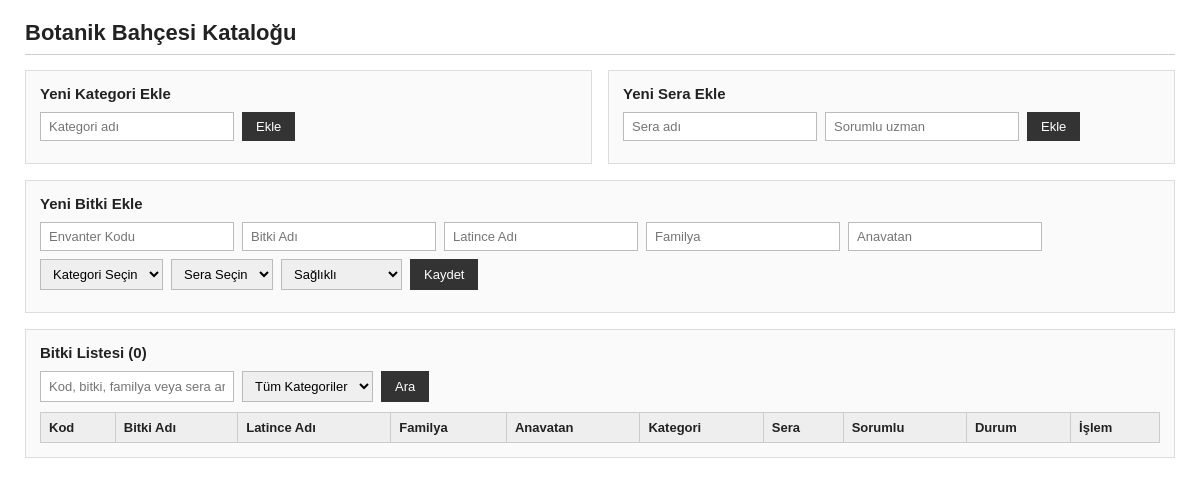
The app's page /, older data.
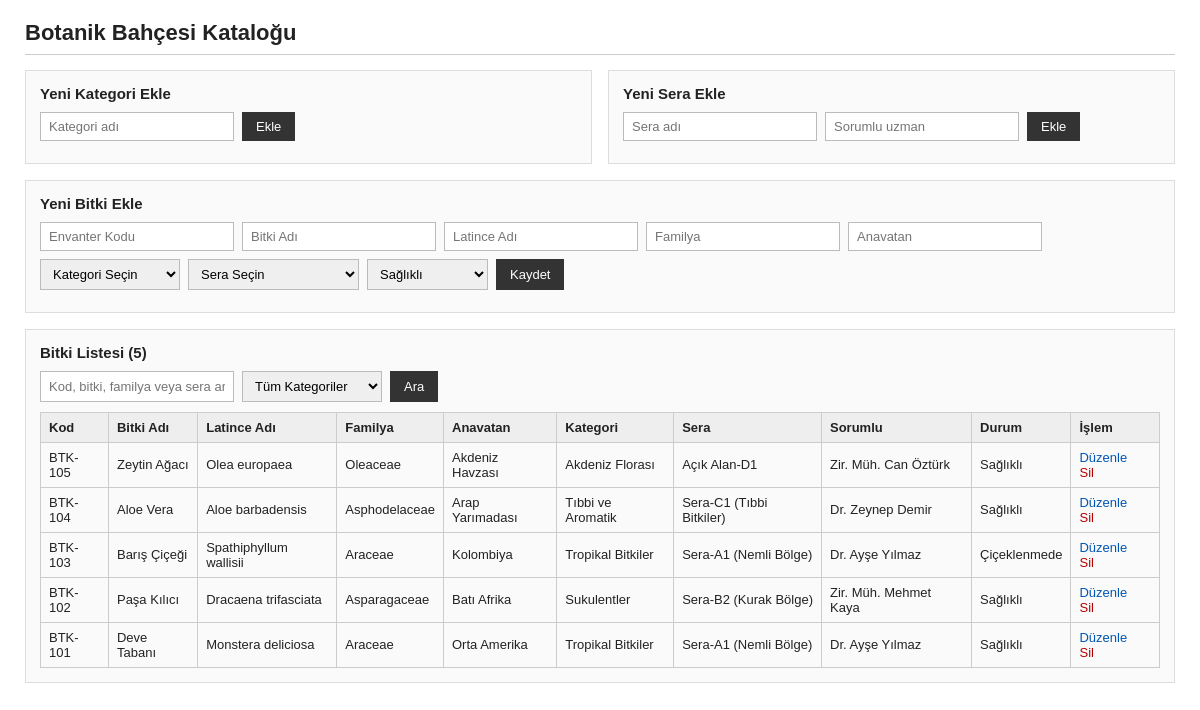
The same page, newer data.
### tables this page shows
CREATE TABLE bitkiler (
    id INTEGER PRIMARY KEY AUTOINCREMENT,
    envanter_kodu TEXT NOT NULL UNIQUE,
    bitki_adi TEXT NOT NULL,
    latince_adi TEXT NOT NULL,
    familya TEXT,
    anavatan TEXT,
    kategori_id INTEGER NOT NULL,
    sera_id INTEGER NOT NULL,
    durum TEXT,
    eklenme_tarihi TEXT,
    FOREIGN KEY (kategori_id) REFERENCES kategoriler(id),
    FOREIGN KEY (sera_id) REFERENCES seralar(id)
);

CREATE TABLE kategoriler (
    id INTEGER PRIMARY KEY AUTOINCREMENT,
    kategori_adi TEXT NOT NULL UNIQUE
);

CREATE TABLE seralar (
    id INTEGER PRIMARY KEY AUTOINCREMENT,
    sera_adi TEXT NOT NULL UNIQUE,
    sorumlu_uzman TEXT
);

### index.php (the view, shortened to what this page needs)
<?php
$db = get_db();
$db->exec('PRAGMA foreign_keys = ON;');
$duzenlenecek = null;
$arama = trim($_GET['q'] ?? '');
$sql = "
    SELECT b.id, b.envanter_kodu, b.bitki_adi, b.latince_adi, b.familya, b.anavatan,
           k.kategori_adi, s.sera_adi, s.sorumlu_uzman, b.durum
    FROM bitkiler b
    JOIN kategoriler k ON b.kategori_id = k.id
    JOIN seralar s ON b.sera_id = s.id
    WHERE 1=1
";
$params = [];
$sql .= " ORDER BY b.id DESC";
$stmt = $db->prepare($sql);
$stmt->execute($params);
$bitkiler = $stmt->fetchAll();
?>
<!DOCTYPE html>
<html lang="tr">
<head>
</head>
<body>
    <h1>Botanik Bahçesi Kataloğu</h1>
    <div class="ikili">
        <div class="kutu">
            <h3>Yeni Kategori Ekle</h3>
            <form method="POST" class="satir">
                <input type="text" name="yeni_kategori" placeholder="Kategori adı" required>
                <button type="submit" name="kategori_ekle">Ekle</button>
            </form>
        </div>
        <div class="kutu">
            <h3>Yeni Sera Ekle</h3>
            <form method="POST" class="satir">
                <input type="text" name="yeni_sera" placeholder="Sera adı" required>
                <input type="text" name="sorumlu_uzman" placeholder="Sorumlu uzman">
                <button type="submit" name="sera_ekle">Ekle</button>
            </form>
        </div>
    </div>
    <div class="kutu">
        <h3><?= $duzenlenecek ? 'Kaydı Düzenle (' . htmlspecialchars($duzenlenecek['envanter_kodu']) . ')' : 'Yeni Bitki Ekle' ?></h3>
        <form method="POST">
            <div class="satir">
                <?php if (!$duzenlenecek): ?>
                    <input type="text" name="envanter_kodu" placeholder="Envanter Kodu" required>
                <?php endif; ?>
                <input type="text" name="bitki_adi" placeholder="Bitki Adı" value="<?= htmlspecialchars($duzenlenecek['bitki_adi'] ?? '') ?>" required>
                <input type="text" name="latince_adi" placeholder="Latince Adı" value="<?= htmlspecialchars($duzenlenecek['latince_adi'] ?? '') ?>" required>
                <input type="text" name="familya" placeholder="Familya" value="<?= htmlspecialchars($duzenlenecek['familya'] ?? '') ?>">
                <input type="text" name="anavatan" placeholder="Anavatan" value="<?= htmlspecialchars($duzenlenecek['anavatan'] ?? '') ?>">
                <select name="kategori_id" required>
                    <option value="">Kategori Seçin</option>
                </select>
                <select name="sera_id" required>
                    <option value="">Sera Seçin</option>
                </select>
                <select name="durum">
                    <?php foreach (['Sağlıklı', 'Çiçeklenmede', 'Bakımda'] as $d): ?>
                        <option value="<?= $d ?>" <?= ($duzenlenecek && $duzenlenecek['durum'] === $d) ? 'selected' : '' ?>><?= $d ?></option>
                    <?php endforeach; ?>
                </select>
                <?php if ($duzenlenecek): ?>
                    <button type="submit" name="bitki_guncelle">Güncelle</button>
                    <a href="index.php" class="link-btn">İptal</a>
                <?php else: ?>
                    <button type="submit" name="bitki_ekle">Kaydet</button>
                <?php endif; ?>
            </div>
        </form>
    </div>
    <div class="kutu">
        <h3>Bitki Listesi (<?= count($bitkiler) ?>)</h3>
        <form method="GET" class="satir">
            <input type="text" name="q" placeholder="Kod, bitki, familya veya sera ara..." value="<?= htmlspecialchars($arama) ?>">
            <select name="kat">
                <option value="">Tüm Kategoriler</option>
            </select>
            <button type="submit">Ara</button>
        </form>
        <table>
            <thead>
                <tr>
                    <th>Kod</th>
                    <th>Bitki Adı</th>
                    <th>Latince Adı</th>
                    <th>Familya</th>
                    <th>Anavatan</th>
                    <th>Kategori</th>
                    <th>Sera</th>
                    <th>Sorumlu</th>
                    <th>Durum</th>
                    <th>İşlem</th>
                </tr>
            </thead>
            <tbody>
                <?php foreach ($bitkiler as $b): ?>
                    <tr>
                        <td><?= htmlspecialchars($b['envanter_kodu']) ?></td>
                        <td><?= htmlspecialchars($b['bitki_adi']) ?></td>
                        <td><?= htmlspecialchars($b['latince_adi']) ?></td>
                        <td><?= htmlspecialchars($b['familya']) ?></td>
                        <td><?= htmlspecialchars($b['anavatan']) ?></td>
                        <td><?= htmlspecialchars($b['kategori_adi']) ?></td>
                        <td><?= htmlspecialchars($b['sera_adi']) ?></td>
                        <td><?= htmlspecialchars($b['sorumlu_uzman']) ?></td>
                        <td><?= htmlspecialchars($b['durum']) ?></td>
                        <td>
                            <a href="index.php?duzenle=<?= $b['id'] ?>" class="islem-link">Düzenle</a>
                            <a href="index.php?sil=<?= $b['id'] ?>" class="sil-link" onclick="return confirm('Bu kaydı silmek istediğinize emin misiniz?')">Sil</a>
                        </td>
                    </tr>
                <?php endforeach; ?>
            </tbody>
        </table>
    </div>
</body>
</html>

### index.php (style rules this page uses)
body { font-family: Arial, sans-serif; color: #222; max-width: 1150px; margin: 20px auto; padding: 0 15px; }
h1 { font-size: 22px; border-bottom: 1px solid #ccc; padding-bottom: 8px; }
h3 { font-size: 15px; margin: 0 0 10px 0; }
.kutu { border: 1px solid #ddd; padding: 14px; margin-bottom: 16px; background: #fafafa; }
.ikili { display: flex; gap: 16px; margin-bottom: 16px; }
.ikili .kutu { flex: 1; margin-bottom: 0; }
.satir { display: flex; flex-wrap: wrap; gap: 8px; margin-bottom: 8px; }
input, select { padding: 6px 8px; border: 1px solid #bbb; font-size: 13px; }
button { padding: 6px 14px; background: #333; color: #fff; border: none; font-size: 13px; cursor: pointer; }
table { width: 100%; border-collapse: collapse; font-size: 13px; margin-top: 10px; }
th, td { border: 1px solid #ccc; padding: 7px 8px; text-align: left; }
th { background: #eee; }
.islem-link { margin-right: 6px; color: #0056b3; text-decoration: none; }
.sil-link { color: #b30000; text-decoration: none; }

Row changes from the older to the newer data that the page shows:
now on this page (row edited): bitkiler: envanter_kodu "BTK-105", bitki_adi "Zeytin Ağacı", latince_adi "Olea europaea", familya "Oleaceae", anavatan "Akdeniz Havzası", kategori.kategori_adi "Akdeniz Florası", sera.sera_adi "Açık Alan-D1", sera.sorumlu_uzman "Zir. Müh. Can Öztürk", durum "Sağlıklı"
now on this page (row edited): bitkiler: envanter_kodu "BTK-104", bitki_adi "Aloe Vera", latince_adi "Aloe barbadensis", familya "Asphodelaceae", anavatan "Arap Yarımadası", kategori.kategori_adi "Tıbbi ve Aromatik", sera.sera_adi "Sera-C1 (Tıbbi Bitkiler)", sera.sorumlu_uzman "Dr. Zeynep Demir", durum "Sağlıklı"
now on this page (row edited): bitkiler: envanter_kodu "BTK-103", bitki_adi "Barış Çiçeği", latince_adi "Spathiphyllum wallisii", familya "Araceae", anavatan "Kolombiya", kategori.kategori_adi "Tropikal Bitkiler", sera.sera_adi "Sera-A1 (Nemli Bölge)", sera.sorumlu_uzman "Dr. Ayşe Yılmaz", durum "Çiçeklenmede"
now on this page (row edited): bitkiler: envanter_kodu "BTK-102", bitki_adi "Paşa Kılıcı", latince_adi "Dracaena trifasciata", familya "Asparagaceae", anavatan "Batı Afrika", kategori.kategori_adi "Sukulentler", sera.sera_adi "Sera-B2 (Kurak Bölge)", sera.sorumlu_uzman "Zir. Müh. Mehmet Kaya", durum "Sağlıklı"
now on this page (row edited): bitkiler: envanter_kodu "BTK-101", bitki_adi "Deve Tabanı", latince_adi "Monstera deliciosa", familya "Araceae", anavatan "Orta Amerika", kategori.kategori_adi "Tropikal Bitkiler", sera.sera_adi "Sera-A1 (Nemli Bölge)", sera.sorumlu_uzman "Dr. Ayşe Yılmaz", durum "Sağlıklı"
Text that changed along with them:
count($bitkiler): "0" → "5"
